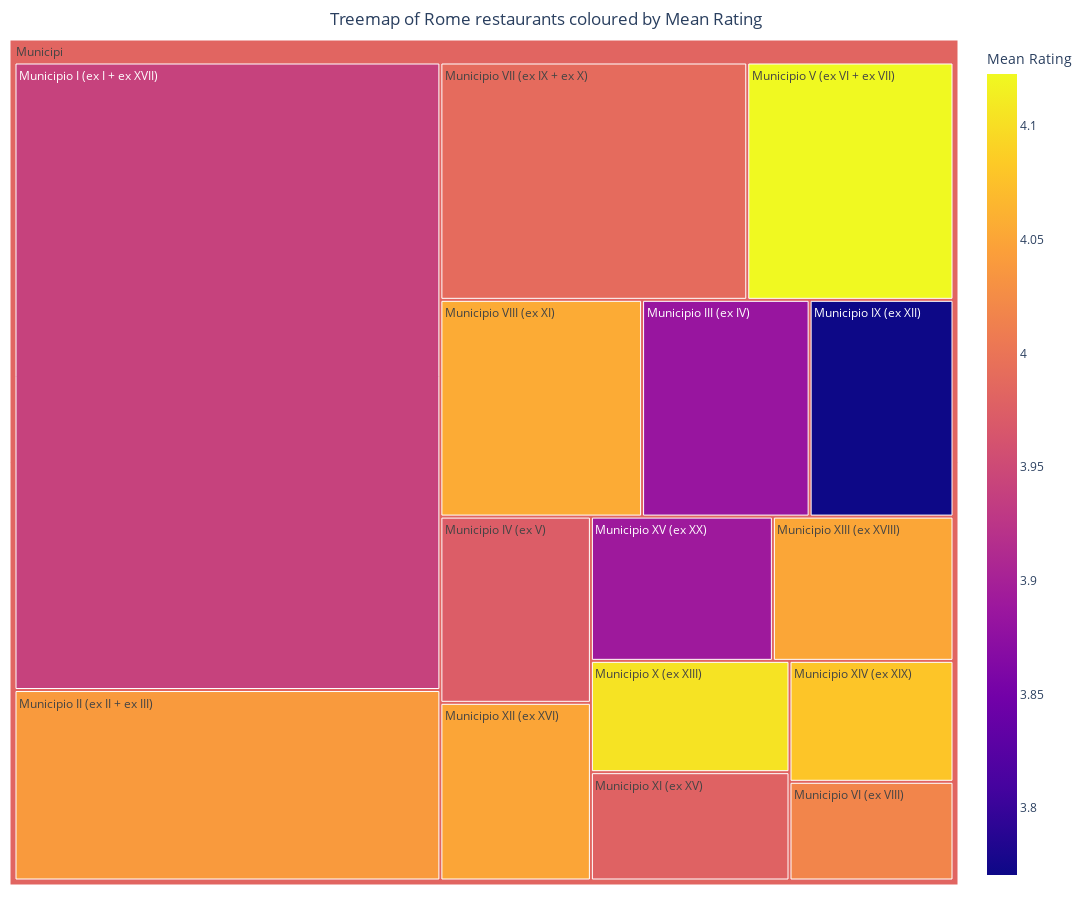

The code cell stored with this chart in its notebook:
### Code cell
fig = px.treemap(
    test, 
    path=[px.Constant('Municipi'), 'nome'], 
    values='total_restaurants', 
    color='mean_rating',
    width=1600, 
    height=900, 
    labels={'mean_rating': 'Mean Rating'})
fig.update_layout(title_text='Treemap of Rome restaurants coloured by Mean Rating', title_x=0.5, title_y=0.985)
fig.update_layout(margin=dict(l=10, r=10, t=40, b=15))
fig.show()

### Figure 1 — Plotly figure (JSON) as saved in the notebook; plotly's stock layout.template omitted (floating-point values rounded to 4 significant figures)
{"data": [{"branchvalues": "total", "customdata": [[3.941], [4.04], [3.885], [3.974], [3.771], [4.123], [4.018], [3.99], [4.055], [4.105], [3.979], [4.05], [4.051], [4.08], [3.891], [3.983]], "domain": {"x": [0, 1], "y": [0, 1]}, "hovertemplate": "labels=%{label}<br>total_restaurants=%{value}<br>parent=%{parent}<br>id=%{id}<br>Mean Rating=%{color}<extra></extra>", "ids": ["Municipi/Municipio I (ex I + ex XVII)", "Municipi/Municipio II (ex II + ex III)", "Municipi/Municipio III (ex IV)", "Municipi/Municipio IV (ex V)", "Municipi/Municipio IX (ex XII)", "Municipi/Municipio V (ex VI + ex VII)", "Municipi/Municipio VI (ex VIII)", "Municipi/Municipio VII (ex IX + ex X)", "Municipi/Municipio VIII (ex XI)", "Municipi/Municipio X (ex XIII)", "Municipi/Municipio XI (ex XV)", "Municipi/Municipio XII (ex XVI)", "Municipi/Municipio XIII (ex XVIII)", "Municipi/Municipio XIV (ex XIX)", "Municipi/Municipio XV (ex XX)", "Municipi"], "labels": ["Municipio I (ex I + ex XVII)", "Municipio II (ex II + ex III)", "Municipio III (ex IV)", "Municipio IV (ex V)", "Municipio IX (ex XII)", "Municipio V (ex VI + ex VII)", "Municipio VI (ex VIII)", "Municipio VII (ex IX + ex X)", "Municipio VIII (ex XI)", "Municipio X (ex XIII)", "Municipio XI (ex XV)", "Municipio XII (ex XVI)", "Municipio XIII (ex XVIII)", "Municipio XIV (ex XIX)", "Municipio XV (ex XX)", "Municipi"], "marker": {"coloraxis": "coloraxis", "colors": [3.941, 4.04, 3.885, 3.974, 3.771, 4.123, 4.018, 3.99, 4.055, 4.105, 3.979, 4.05, 4.051, 4.08, 3.891, 3.983]}, "name": "", "parents": ["Municipi", "Municipi", "Municipi", "Municipi", "Municipi", "Municipi", "Municipi", "Municipi", "Municipi", "Municipi", "Municipi", "Municipi", "Municipi", "Municipi", "Municipi", ""], "type": "treemap", "values": [2708, 822, 368, 284, 316, 496, 164, 738, 443, 224, 218, 271, 264, 201, 266, 7783]}], "layout": {"coloraxis": {"colorbar": {"title": {"text": "Mean Rating"}}, "colorscale": [[0, "#0d0887"], [0.1111, "#46039f"], [0.2222, "#7201a8"], [0.3333, "#9c179e"], [0.4444, "#bd3786"], [0.5556, "#d8576b"], [0.6667, "#ed7953"], [0.7778, "#fb9f3a"], [0.8889, "#fdca26"], [1, "#f0f921"]]}, "height": 900, "legend": {"tracegroupgap": 0}, "margin": {"b": 15, "l": 10, "r": 10, "t": 40}, "title": {"text": "Treemap of Rome restaurants coloured by Mean Rating", "x": 0.5, "y": 0.985}, "width": 1600}}
